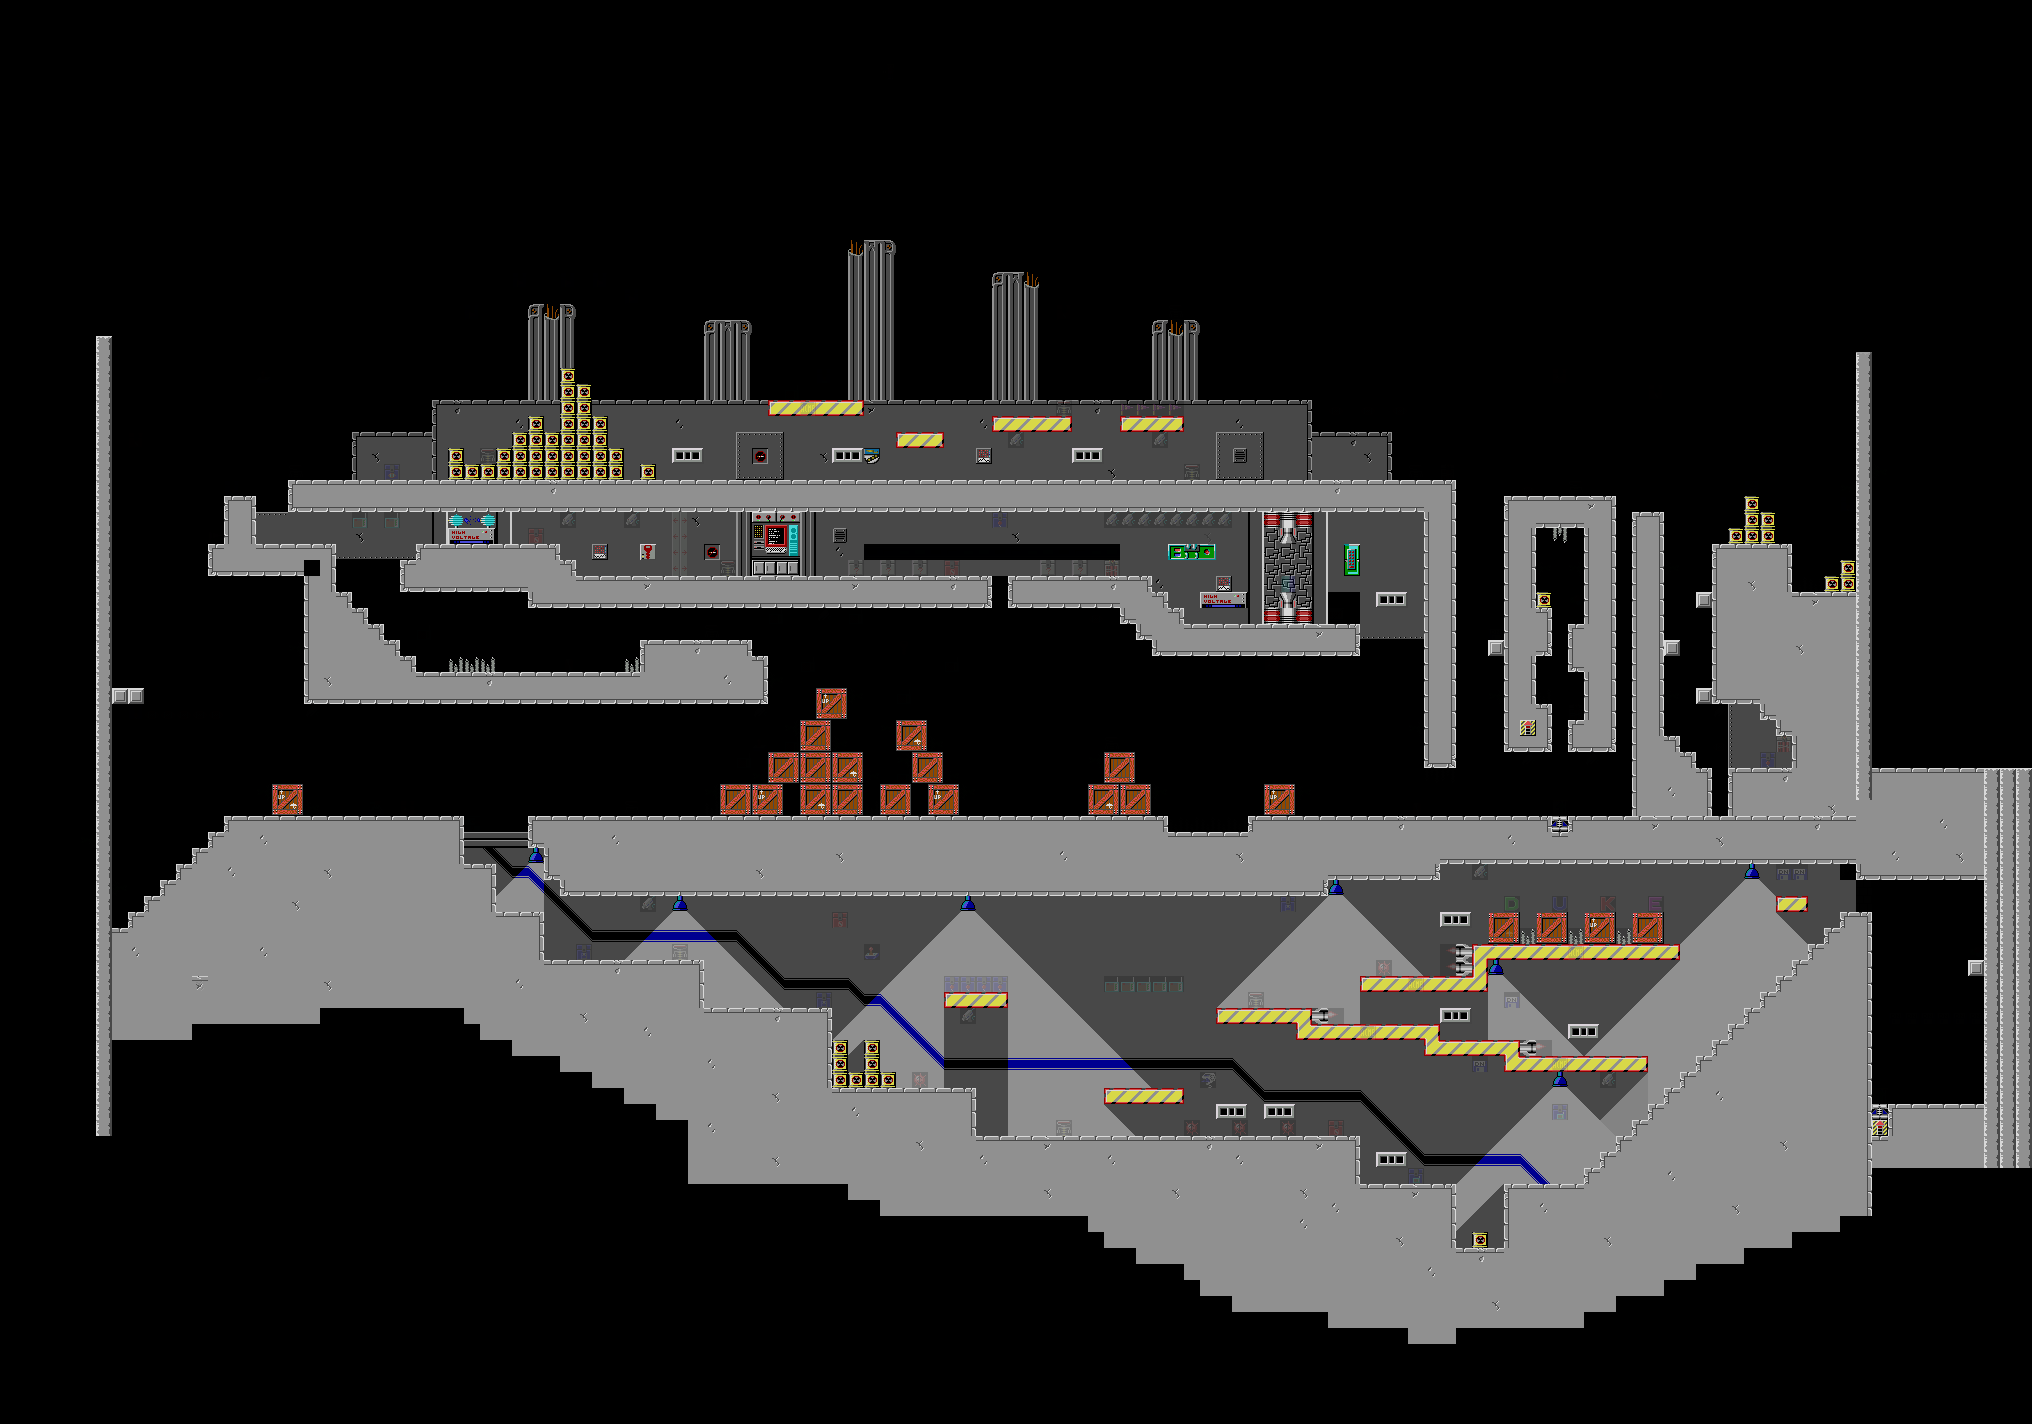

Tiled map render using the project's own tile images. Description and the map definition, with tile-layer contents summarised, below:
An orthogonal 127x89 tile map with 16x16 px tiles, 2 tile layers (Decoration, Solid), 1 image layer and 189 objects (39x unpacked, 31x Guard, 31x packed, 16x CyberWindow, 15x rightcrawler, ...).

<map version="1.0" tiledversion="1.0.3" orientation="orthogonal" renderorder="right-down" width="127" height="89" tilewidth="16" tileheight="16" nextobjectid="716">
 <tileset firstgid="1" name="TilesNoTileBleeding" tilewidth="16" tileheight="16" spacing="2" margin="2" tilecount="544" columns="32">
  <image source="../sprites/TilesNoTileBleeding.png" width="578" height="308" />
  <tile id="461">
   <objectgroup draworder="index" />
  </tile>
  <tile id="476">
   <properties>
    <property name="spike" type="bool" value="true" />
   </properties>
  </tile>
  <tile id="477">
   <properties>
    <property name="spike" type="bool" value="true" />
   </properties>
  </tile>
  <tile id="506">
   <properties>
    <property name="spike" type="bool" value="true" />
   </properties>
  </tile>
  <tile id="507">
   <properties>
    <property name="spike" type="bool" value="true" />
   </properties>
  </tile>
  <tile id="508">
   <properties>
    <property name="spike" type="bool" value="true" />
   </properties>
  </tile>
  <tile id="509">
   <properties>
    <property name="spike" type="bool" value="true" />
   </properties>
  </tile>
 </tileset>
 <layer name="Decoration" width="127" height="89">
  <data>[11303 cells, 3120 non-empty, 89 distinct tile ids]</data>
 </layer>
 <layer name="Solid" width="127" height="89">
  <data>[11303 cells, 1132 non-empty, 38 distinct tile ids]</data>
 </layer>
 <objectgroup name="AnimatedDecorations">
  <object id="473" name="WarpKernel" x="1264" y="608" width="16" height="16">
   <properties>
    <property name="anim" value="WarpKernel" />
   </properties>
  </object>
  <object id="474" name="WarpKernel" x="1296" y="608" width="16" height="16">
   <properties>
    <property name="anim" value="WarpKernel" />
   </properties>
  </object>
  <object id="475" name="WarpKernel" x="1264" y="512" width="16" height="16">
   <properties>
    <property name="anim" value="WarpKernel" />
   </properties>
  </object>
  <object id="476" name="WarpKernel" x="1296" y="512" width="16" height="16">
   <properties>
    <property name="anim" value="WarpKernel" />
   </properties>
  </object>
  <object id="477" name="PanelChart" x="1216" y="576" width="16" height="16">
   <properties>
    <property name="anim" value="PanelChart" />
   </properties>
  </object>
  <object id="478" name="CyberWindow" x="864" y="544" width="16" height="16">
   <properties>
    <property name="anim" value="CyberWindow" />
   </properties>
  </object>
  <object id="479" name="CyberWindow" x="880" y="544" width="16" height="16">
   <properties>
    <property name="anim" value="CyberWindow" />
   </properties>
  </object>
  <object id="480" name="CyberWindow" x="896" y="544" width="16" height="16">
   <properties>
    <property name="anim" value="CyberWindow" />
   </properties>
  </object>
  <object id="481" name="CyberWindow" x="912" y="544" width="16" height="16">
   <properties>
    <property name="anim" value="CyberWindow" />
   </properties>
  </object>
  <object id="482" name="CyberWindow" x="928" y="544" width="16" height="16">
   <properties>
    <property name="anim" value="CyberWindow" />
   </properties>
  </object>
  <object id="483" name="CyberWindow" x="944" y="544" width="16" height="16">
   <properties>
    <property name="anim" value="CyberWindow" />
   </properties>
  </object>
  <object id="484" name="CyberWindow" x="960" y="544" width="16" height="16">
   <properties>
    <property name="anim" value="CyberWindow" />
   </properties>
  </object>
  <object id="485" name="CyberWindow" x="976" y="544" width="16" height="16">
   <properties>
    <property name="anim" value="CyberWindow" />
   </properties>
  </object>
  <object id="486" name="CyberWindow" x="992" y="544" width="16" height="16">
   <properties>
    <property name="anim" value="CyberWindow" />
   </properties>
  </object>
  <object id="487" name="CyberWindow" x="1008" y="544" width="16" height="16">
   <properties>
    <property name="anim" value="CyberWindow" />
   </properties>
  </object>
  <object id="488" name="CyberWindow" x="1024" y="544" width="16" height="16">
   <properties>
    <property name="anim" value="CyberWindow" />
   </properties>
  </object>
  <object id="489" name="CyberWindow" x="1040" y="544" width="16" height="16">
   <properties>
    <property name="anim" value="CyberWindow" />
   </properties>
  </object>
  <object id="490" name="CyberWindow" x="1056" y="544" width="16" height="16">
   <properties>
    <property name="anim" value="CyberWindow" />
   </properties>
  </object>
  <object id="491" name="CyberWindow" x="1072" y="544" width="16" height="16">
   <properties>
    <property name="anim" value="CyberWindow" />
   </properties>
  </object>
  <object id="492" name="CyberWindow" x="1088" y="544" width="16" height="16">
   <properties>
    <property name="anim" value="CyberWindow" />
   </properties>
  </object>
  <object id="493" name="CyberWindow" x="1104" y="544" width="16" height="16">
   <properties>
    <property name="anim" value="CyberWindow" />
   </properties>
  </object>
 </objectgroup>
 <objectgroup name="Hero">
  <object id="461" name="Hero" x="1760" y="464" width="16" height="32" />
 </objectgroup>
 <objectgroup name="Spikes" />
 <objectgroup name="Guards">
  <object id="6" name="Guard" x="1840" y="336" width="16" height="16" />
  <object id="429" name="Guard" x="1456" y="1088" width="16" height="16" />
  <object id="661" name="Guard" x="1872" y="336" width="16" height="16" />
  <object id="662" name="Guard" x="1872" y="768" width="16" height="16" />
  <object id="665" name="Guard" x="1664" y="496" width="16" height="16" />
  <object id="670" name="Guard" x="1488" y="752" width="16" height="16" />
  <object id="671" name="Guard" x="1408" y="768" width="16" height="16" />
  <object id="674" name="Guard" x="256" y="768" width="16" height="16" />
  <object id="675" name="Guard" x="304" y="768" width="16" height="16" />
  <object id="676" name="Guard" x="288" y="704" width="16" height="16" />
  <object id="677" name="Guard" x="80" y="320" width="16" height="16" />
  <object id="678" name="Guard" x="80" y="1136" width="16" height="16" />
  <object id="682" name="Guard" x="704" y="768" width="16" height="16" />
  <object id="683" name="Guard" x="752" y="736" width="16" height="16" />
  <object id="684" name="Guard" x="784" y="704" width="16" height="16" />
  <object id="685" name="Guard" x="768" y="704" width="16" height="16" />
  <object id="686" name="Guard" x="768" y="640" width="16" height="16" />
  <object id="687" name="Guard" x="752" y="624" width="16" height="16" />
  <object id="688" name="Guard" x="624" y="624" width="16" height="16" />
  <object id="689" name="Guard" x="848" y="672" width="16" height="16" />
  </objectgroup>
 <objectgroup name="Minirobots" />
 <objectgroup name="Elevators">
  <!-- 136 objects omitted --></objectgroup>
 <objectgroup name="Crocos">
  <!-- 134 objects omitted --></objectgroup>
 <objectgroup name="Gifts">
  <!-- 106 objects omitted --></objectgroup>
 <objectgroup name="KeysAndGates">
  <!-- 36 objects omitted --></objectgroup>
 <objectgroup name="ObserverCams">
  <!-- 30 objects omitted --></objectgroup>
 <objectgroup name="ShootableBricks">
  <!-- 18 objects omitted --></objectgroup>
 <objectgroup name="Giantrobots">
  <!-- 16 objects omitted --></objectgroup>
 <objectgroup name="Mines">
  <!-- 15 objects omitted --></objectgroup>
 <objectgroup name="WheelCanons">
  <!-- 11 objects omitted --></objectgroup>
 <objectgroup name="Dynamite">
  <!-- 10 objects omitted --></objectgroup>
 <objectgroup name="GlowThrowers">
  <!-- 6 objects omitted --></objectgroup>
 <objectgroup name="WasherBosses">
  <!-- 2 objects omitted --></objectgroup>
 <objectgroup name="LevelGates">
  <!-- 1 objects omitted --></objectgroup>
 <imagelayer name="bg" opacity="0.18">
  <image source="dn1-e1l01.png" width="2048" height="1440" />
 </imagelayer>
</map>
<!-- 147 of 189 objects omitted -->